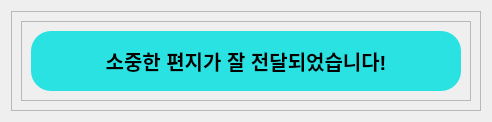
               <widget class="QWidget" name="page12">
                <layout class="QVBoxLayout" name="verticalLayout_51">
                 <item>
                  <widget class="QFrame" name="frame_77">
                   <property name="frameShape">
                    <enum>QFrame::StyledPanel</enum>
                   </property>
                   <property name="frameShadow">
                    <enum>QFrame::Raised</enum>
                   </property>
                   <layout class="QHBoxLayout" name="horizontalLayout_45">
                    <item alignment="Qt::AlignHCenter|Qt::AlignVCenter">
                     <widget class="QFrame" name="frame_78">
                      <property name="minimumSize">
                       <size>
                        <width>450</width>
                        <height>80</height>
                       </size>
                      </property>
                      <property name="frameShape">
                       <enum>QFrame::StyledPanel</enum>
                      </property>
                      <property name="frameShadow">
                       <enum>QFrame::Raised</enum>
                      </property>
                      <layout class="QVBoxLayout" name="verticalLayout_52">
                       <item>
                        <widget class="QLabel" name="label_20">
                         <property name="font">
                          <font>
                           <pointsize>15</pointsize>
                           <weight>75</weight>
                           <bold>true</bold>
                          </font>
                         </property>
                         <property name="styleSheet">
                          <string notr="true">*{width: 356px;
  height: 36px;
  border-radius: 20px;
  color:black;
  background-color: #2ae2e2;}</string>
                         </property>
                         <property name="frameShape">
                          <enum>QFrame::Box</enum>
                         </property>
                         <property name="text">
                          <string>소중한 편지가 잘 전달되었습니다!</string>
                         </property>
                         <property name="alignment">
                          <set>Qt::AlignCenter</set>
                         </property>
                        </widget>
                       </item>
                      </layout>
                     </widget>
                    </item>
                   </layout>
                  </widget>
                 </item>
                </layout>
               </widget>
